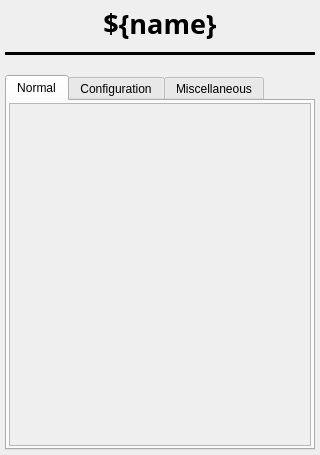
<?xml version="1.0" encoding="UTF-8"?>
<ui version="4.0">
 <class>Form</class>
 <widget class="QWidget" name="Form">
  <property name="geometry">
   <rect>
    <x>0</x>
    <y>0</y>
    <width>320</width>
    <height>455</height>
   </rect>
  </property>
  <property name="sizePolicy">
   <sizepolicy hsizetype="Preferred" vsizetype="Preferred">
    <horstretch>0</horstretch>
    <verstretch>0</verstretch>
   </sizepolicy>
  </property>
  <property name="windowTitle">
   <string>Form</string>
  </property>
  <layout class="QVBoxLayout" name="main_layout" stretch="0,0,0,3">
   <property name="spacing">
    <number>10</number>
   </property>
   <property name="sizeConstraint">
    <enum>QLayout::SetDefaultConstraint</enum>
   </property>
   <property name="leftMargin">
    <number>5</number>
   </property>
   <property name="topMargin">
    <number>5</number>
   </property>
   <property name="rightMargin">
    <number>5</number>
   </property>
   <property name="bottomMargin">
    <number>5</number>
   </property>
   <item>
    <widget class="QLabel" name="name_label">
     <property name="font">
      <font>
       <family>Sans Serif</family>
       <pointsize>20</pointsize>
       <weight>75</weight>
       <bold>true</bold>
      </font>
     </property>
     <property name="text">
      <string>${name}</string>
     </property>
     <property name="alignment">
      <set>Qt::AlignCenter</set>
     </property>
    </widget>
   </item>
   <item>
    <widget class="QFrame" name="underline">
     <property name="autoFillBackground">
      <bool>false</bool>
     </property>
     <property name="styleSheet">
      <string notr="true"/>
     </property>
     <property name="frameShape">
      <enum>QFrame::HLine</enum>
     </property>
     <property name="frameShadow">
      <enum>QFrame::Plain</enum>
     </property>
     <property name="lineWidth">
      <number>10</number>
     </property>
    </widget>
   </item>
   <item>
    <widget class="TyphonPositionerWidget" name="TyphonPositionerWidget">
     <property name="toolTip">
      <string/>
     </property>
    </widget>
   </item>
   <item>
    <widget class="QTabWidget" name="signal_tab">
     <property name="minimumSize">
      <size>
       <width>0</width>
       <height>250</height>
      </size>
     </property>
     <property name="maximumSize">
      <size>
       <width>16777215</width>
       <height>500</height>
      </size>
     </property>
     <property name="autoFillBackground">
      <bool>false</bool>
     </property>
     <property name="tabPosition">
      <enum>QTabWidget::North</enum>
     </property>
     <property name="tabShape">
      <enum>QTabWidget::Rounded</enum>
     </property>
     <property name="currentIndex">
      <number>0</number>
     </property>
     <property name="elideMode">
      <enum>Qt::ElideNone</enum>
     </property>
     <property name="usesScrollButtons">
      <bool>false</bool>
     </property>
     <property name="documentMode">
      <bool>false</bool>
     </property>
     <property name="tabsClosable">
      <bool>false</bool>
     </property>
     <property name="movable">
      <bool>false</bool>
     </property>
     <property name="tabBarAutoHide">
      <bool>false</bool>
     </property>
     <widget class="QWidget" name="normal_tab">
      <attribute name="title">
       <string>Normal</string>
      </attribute>
      <layout class="QVBoxLayout" name="verticalLayout_3">
       <property name="leftMargin">
        <number>2</number>
       </property>
       <property name="topMargin">
        <number>2</number>
       </property>
       <property name="rightMargin">
        <number>2</number>
       </property>
       <property name="bottomMargin">
        <number>2</number>
       </property>
       <item>
        <widget class="QScrollArea" name="normal_scroll">
         <property name="horizontalScrollBarPolicy">
          <enum>Qt::ScrollBarAlwaysOff</enum>
         </property>
         <property name="sizeAdjustPolicy">
          <enum>QAbstractScrollArea::AdjustToContentsOnFirstShow</enum>
         </property>
         <property name="widgetResizable">
          <bool>true</bool>
         </property>
         <widget class="QWidget" name="normal_widget">
          <property name="geometry">
           <rect>
            <x>0</x>
            <y>0</y>
            <width>298</width>
            <height>222</height>
           </rect>
          </property>
          <layout class="QVBoxLayout" name="verticalLayout_4">
           <property name="leftMargin">
            <number>2</number>
           </property>
           <property name="topMargin">
            <number>2</number>
           </property>
           <property name="rightMargin">
            <number>2</number>
           </property>
           <property name="bottomMargin">
            <number>2</number>
           </property>
           <item>
            <widget class="TyphonPanel" name="normal_panel">
             <property name="toolTip">
              <string/>
             </property>
             <property name="showNormal" stdset="0">
              <bool>true</bool>
             </property>
             <property name="showConfig" stdset="0">
              <bool>false</bool>
             </property>
             <property name="showOmitted" stdset="0">
              <bool>false</bool>
             </property>
            </widget>
           </item>
          </layout>
         </widget>
        </widget>
       </item>
      </layout>
     </widget>
     <widget class="QWidget" name="config_tab">
      <attribute name="title">
       <string>Configuration</string>
      </attribute>
      <layout class="QHBoxLayout" name="config_tab_layout">
       <property name="leftMargin">
        <number>2</number>
       </property>
       <property name="topMargin">
        <number>2</number>
       </property>
       <property name="rightMargin">
        <number>2</number>
       </property>
       <property name="bottomMargin">
        <number>2</number>
       </property>
       <item>
        <widget class="QScrollArea" name="config_scroll">
         <property name="font">
          <font>
           <underline>false</underline>
          </font>
         </property>
         <property name="horizontalScrollBarPolicy">
          <enum>Qt::ScrollBarAlwaysOff</enum>
         </property>
         <property name="sizeAdjustPolicy">
          <enum>QAbstractScrollArea::AdjustToContentsOnFirstShow</enum>
         </property>
         <property name="widgetResizable">
          <bool>true</bool>
         </property>
         <widget class="QWidget" name="config_widget">
          <property name="geometry">
           <rect>
            <x>0</x>
            <y>0</y>
            <width>298</width>
            <height>222</height>
           </rect>
          </property>
          <layout class="QVBoxLayout" name="verticalLayout_2">
           <property name="leftMargin">
            <number>2</number>
           </property>
           <property name="topMargin">
            <number>2</number>
           </property>
           <property name="rightMargin">
            <number>2</number>
           </property>
           <property name="bottomMargin">
            <number>2</number>
           </property>
           <item>
            <widget class="TyphonPanel" name="config_panel">
             <property name="toolTip">
              <string/>
             </property>
             <property name="whatsThis">
              <string>
    Panel of Signals for Device
    </string>
             </property>
             <property name="showHints" stdset="0">
              <bool>false</bool>
             </property>
             <property name="showNormal" stdset="0">
              <bool>false</bool>
             </property>
             <property name="showOmitted" stdset="0">
              <bool>false</bool>
             </property>
            </widget>
           </item>
          </layout>
         </widget>
        </widget>
       </item>
      </layout>
     </widget>
     <widget class="QWidget" name="misc_tab">
      <attribute name="title">
       <string>Miscellaneous</string>
      </attribute>
      <layout class="QHBoxLayout" name="misc_tab_layout">
       <property name="leftMargin">
        <number>2</number>
       </property>
       <property name="topMargin">
        <number>2</number>
       </property>
       <property name="rightMargin">
        <number>2</number>
       </property>
       <property name="bottomMargin">
        <number>2</number>
       </property>
       <item>
        <widget class="QScrollArea" name="misc_scroll">
         <property name="horizontalScrollBarPolicy">
          <enum>Qt::ScrollBarAlwaysOff</enum>
         </property>
         <property name="sizeAdjustPolicy">
          <enum>QAbstractScrollArea::AdjustToContentsOnFirstShow</enum>
         </property>
         <property name="widgetResizable">
          <bool>true</bool>
         </property>
         <widget class="QWidget" name="misc_widget">
          <property name="geometry">
           <rect>
            <x>0</x>
            <y>0</y>
            <width>298</width>
            <height>222</height>
           </rect>
          </property>
          <layout class="QVBoxLayout" name="verticalLayout">
           <property name="leftMargin">
            <number>2</number>
           </property>
           <property name="topMargin">
            <number>2</number>
           </property>
           <property name="rightMargin">
            <number>2</number>
           </property>
           <property name="bottomMargin">
            <number>2</number>
           </property>
           <item>
            <widget class="TyphonPanel" name="misc_panel">
             <property name="toolTip">
              <string/>
             </property>
             <property name="whatsThis">
              <string>
    Panel of Signals for Device
    </string>
             </property>
             <property name="showHints" stdset="0">
              <bool>false</bool>
             </property>
             <property name="showNormal" stdset="0">
              <bool>false</bool>
             </property>
             <property name="showConfig" stdset="0">
              <bool>false</bool>
             </property>
            </widget>
           </item>
          </layout>
         </widget>
        </widget>
       </item>
      </layout>
     </widget>
    </widget>
   </item>
  </layout>
 </widget>
 <customwidgets>
  <customwidget>
   <class>TyphonPanel</class>
   <extends>QWidget</extends>
   <header>typhon.signal</header>
  </customwidget>
  <customwidget>
   <class>TyphonPositionerWidget</class>
   <extends>QWidget</extends>
   <header>typhon.positioner</header>
  </customwidget>
 </customwidgets>
 <resources/>
 <connections/>
</ui>
